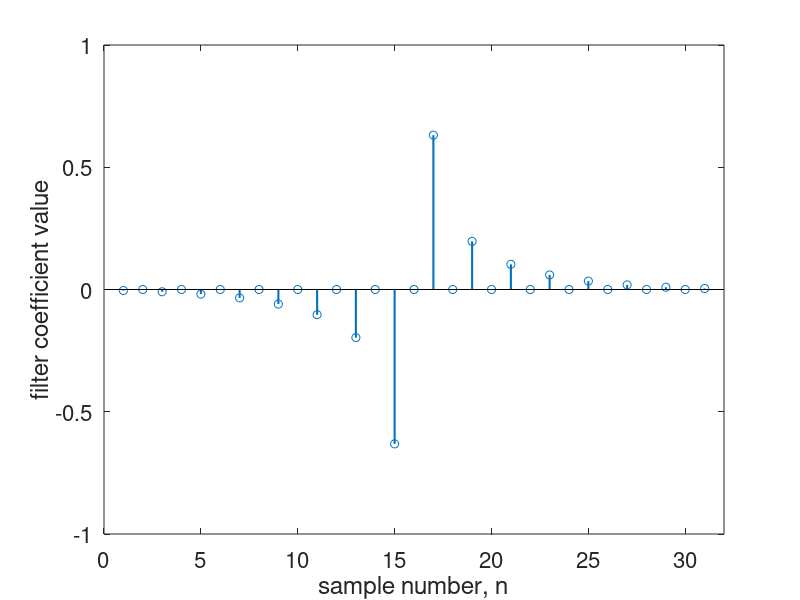
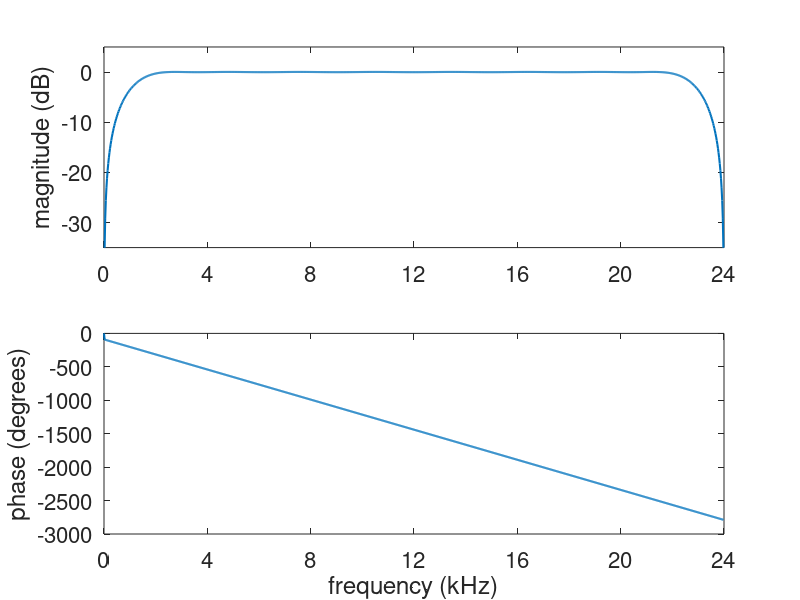
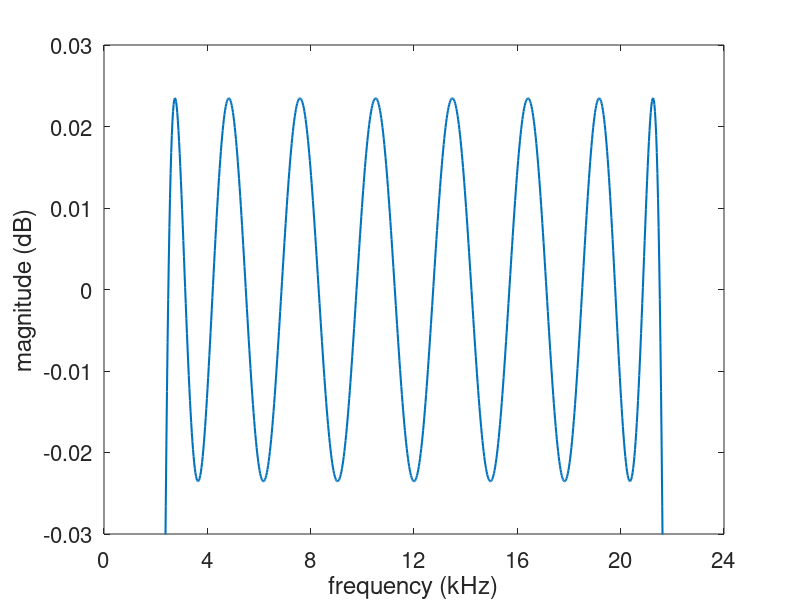
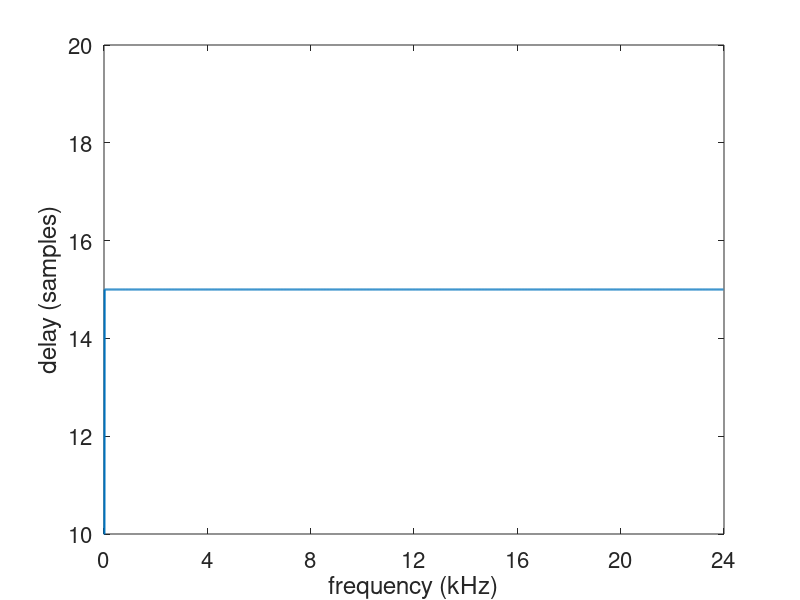

MATLAB code for these plots, in order:
%  Hilbert transform ... FIR filter design
%
%  written by Dr. Thad B. Welch, PE {t.b.welch@ieee.org}
%  copyright 2004, 2005, 2016

%  input terms
order = 30;         % filter order
f = [0.1 0.9];      % filter specs ... frequency
A = [1 1];          % filter specs ... amplitude
Fs = 48000;         % sample frequency of the simulation (Hz)
Nfft = 1024;        % number of samples in an FFT
myFontSize = 16;    % font size for the plot labels
warning off;        % turn off MATLAB warnings

%  calculated terms
B = firpm(order, f, A, 'Hilbert');

%  output terms
figure(1)
P1 = stem(B);
set(gca, 'FontSize', myFontSize)
axis([0 32 -1 1])
ylabel('filter coefficient value')
xlabel('sample number, n')
set(P1, 'LineWidth', 1.5)
% print -deps2 HTimpulseResponse

figure(2)
[H, f] = freqz(B, 1, Nfft, Fs);
subplot(2,1,1)
P2a = plot(f/1000, 20*log10(abs(H)));
set(gca, 'FontSize', myFontSize)
set(P2a, 'LineWidth', 1.5)
ylabel('magnitude (dB)')
axis([0 24 -35 5])
set(gca,'XTick', [0 4 8 12 16 20 24])
set(gca,'XTickLabel', [0 4 8 12 16 20 24]')
subplot(2,1,2)

P2b = plot(f/1000, unwrap(angle(H))*180/pi);
set(gca, 'FontSize', myFontSize)
set(P2b, 'LineWidth', 1.5)
xlabel('frequency (kHz)')
ylabel('phase (degrees)')
axis([0 24 -3000 0])
set(gca,'XTick', [0 4 8 12 16 20 24])
set(gca,'XTickLabel', [0 4 8 12 16 20 24]')
% print -deps2 HTfrequencyResponse

figure(3)
P3 = plot(f/1000, 20*log10(abs(H)));
set(gca, 'FontSize', myFontSize)
set(P3, 'LineWidth', 1.5)
xlabel('frequency (kHz)')
ylabel('magnitude (dB)')
axis([0 24 -0.03 0.03])
set(gca,'XTick', [0 4 8 12 16 20 24])
set(gca,'XTickLabel', [0 4 8 12 16 20 24]')
% print -deps2 HTfrequencyResponseZoomed

figure(4)
[Gd, f] = grpdelay(B, 1, Nfft, Fs);
P4 = plot(f/1000, Gd);
set(gca, 'FontSize', myFontSize)
set(P4, 'LineWidth', 1.5)
xlabel('frequency (kHz)')
ylabel('delay (samples)')
axis([0 24 10 20])
set(gca,'XTick', [0 4 8 12 16 20 24])
set(gca,'XTickLabel', [0 4 8 12 16 20 24]')
% print -deps2 HTgroupDelay
